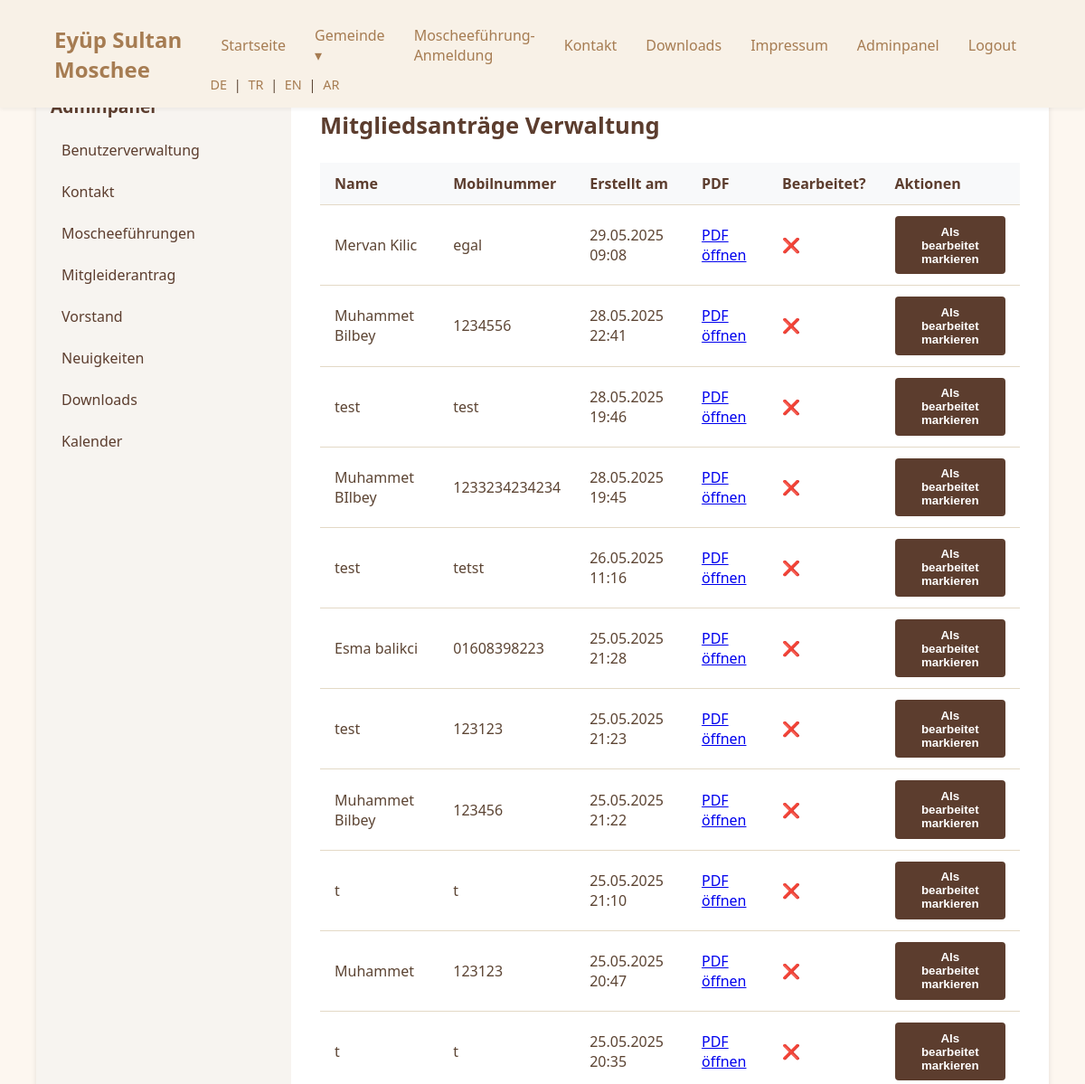
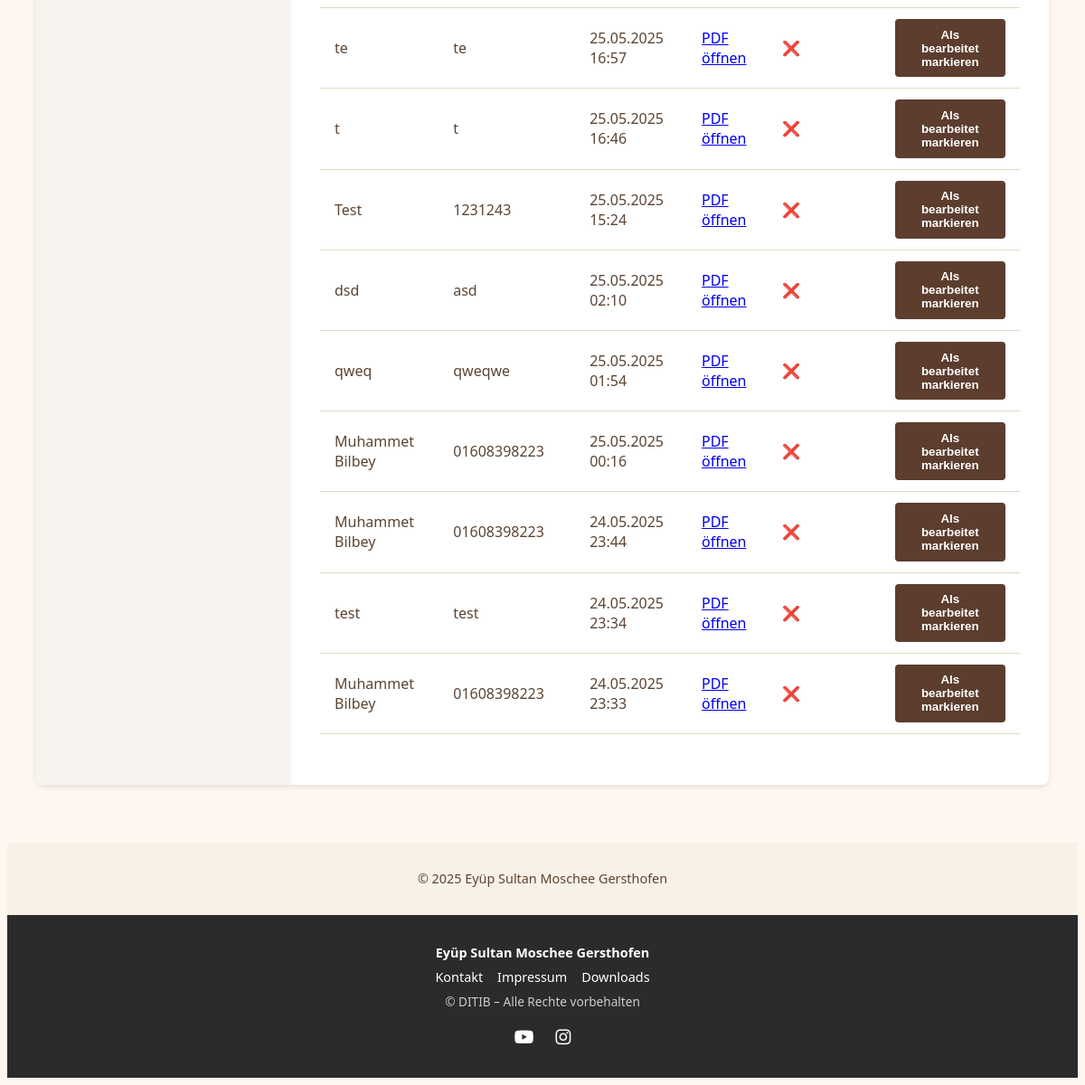
/adminpanel/mitgliedsantrag/ (signed in), run on an earlier commit of the app's database (2 pictures, top to bottom).
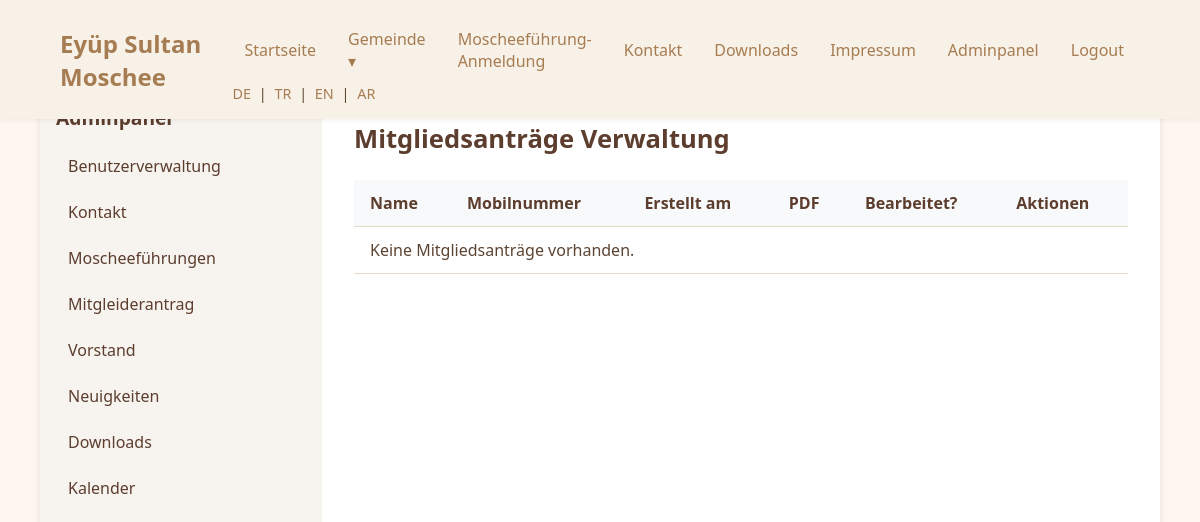
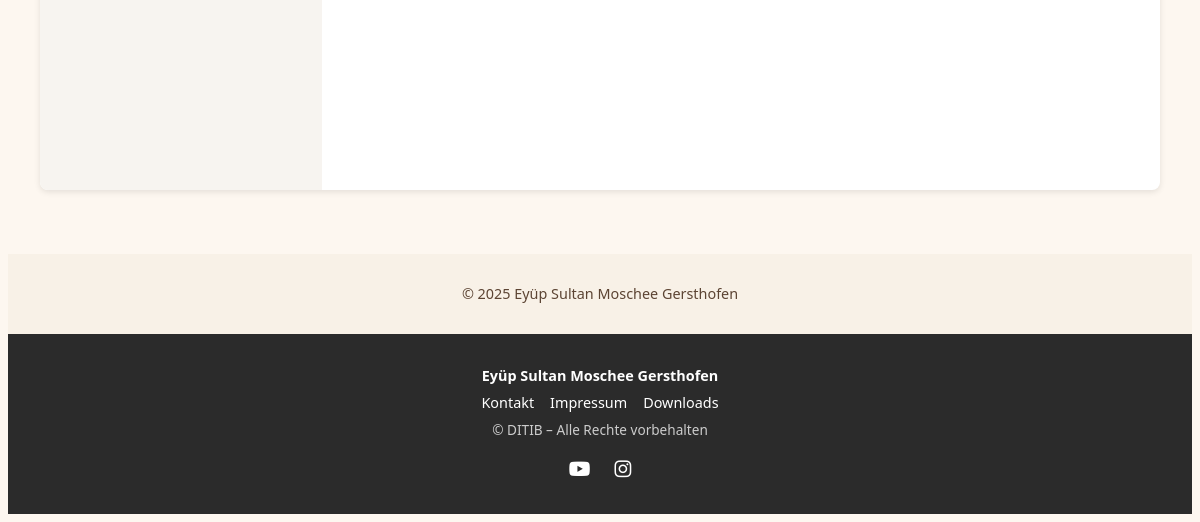
And on a later commit of the database (2 pictures, top to bottom).
### mitgliedsantrag/models.py (models this page shows, shortened)
class Mitgliedsantrag(models.Model):
    name = models.CharField("Name und Vorname", max_length=255)
    adresse = models.CharField("Adresse", max_length=255)
    mobilnummer = models.CharField("Mobilnummer", max_length=20)
    kontoinhaber = models.CharField("Kontoinhaber", max_length=255)
    iban = models.CharField("IBAN", max_length=34)
    bic = models.CharField("BIC", max_length=11)
    beitrag = models.DecimalField("Monatlicher Beitrag", max_digits=5, decimal_places=2)
    zahlungstermin = models.CharField(
        "Zahlungstermin",
        max_length=10,
        choices=[("1.", "1. des Monats"), ("15.", "15. des Monats")],
        default="1."
    )
    unterschrift = models.ImageField("Unterschrift", upload_to='mitgliedsantrag/signaturen/', blank=True, null=True)
    unterschrift2 = models.ImageField("2. Unterschrift", upload_to='mitgliedsantrag/signaturen/', blank=True, null=True)
    pdf_datei = models.FileField("PDF-Datei", upload_to='mitgliedsantrag/pdfs/')
    erstellt_am = models.DateTimeField("Erstellt am", auto_now_add=True)
    bearbeitet = models.BooleanField(default=False)

### adminpanel/views.py (the view, shortened to what this page needs)
# urls.py: path('mitgliedsantrag/', mitgliedsantrag_verwaltung, name='admin_mitgliedsantrag'),
@login_required
def mitgliedsantrag_verwaltung(request):
    if not request.user.userprofile.roles.filter(name='admin').exists():
        return render(request, '403.html')
    antraege = Mitgliedsantrag.objects.all().order_by('-erstellt_am')
    return render(request, 'adminpanel/mitgliedsantrag.html', {
        'antraege': antraege
    })

### accounts/context_processors.py (called while the page is built)
def user_roles_context(request):
    is_admin = False
    is_verwaltung = False
    is_media = False
    is_hoca = False
    if request.user.is_authenticated:
        user_roles = request.user.userprofile.roles.values_list('name', flat=True)
        is_admin = 'admin' in user_roles
        is_verwaltung = 'verwaltung' in user_roles
        is_media = 'media' in user_roles
        is_hoca = 'hoca' in user_roles
    return {
        'is_admin': is_admin,
        'is_verwaltung': is_verwaltung,
        'is_media': is_media,
        'is_hoca': is_hoca,
    }

### templates/adminpanel/mitgliedsantrag.html (shortened to what this page needs)
{% extends 'adminpanel/adminpanel_base.html' %}
{% block admin_content %}
<h1>Mitgliedsanträge Verwaltung</h1>
<table>
  <tr>
    <th>Name</th>
    <th>Mobilnummer</th>
    <th>Erstellt am</th>
    <th>PDF</th>
    <th>Bearbeitet?</th>
    <th>Aktionen</th>
  </tr>
  {% for a in antraege %}
  <tr>
    <td>{{ a.name }}</td>
    <td>{{ a.mobilnummer }}</td>
    <td>{{ a.erstellt_am|date:"d.m.Y H:i" }}</td>
    <td>
      {% if a.pdf_datei %}
        <a href="{{ a.pdf_datei.url }}" target="_blank">PDF öffnen</a>
      {% else %}
        Kein PDF
      {% endif %}
    </td>
    <td>{% if a.bearbeitet %}✔️{% else %}❌{% endif %}</td>
    <td>
      <form method="post" style="display: inline;">
        <button type="submit" class="btn btn-secondary">
          {% if a.bearbeitet %}Als unbearbeitet markieren{% else %}Als bearbeitet markieren{% endif %}
        </button>
      </form>
    </td>
  </tr>
  {% empty %}
  <tr><td colspan="6">Keine Mitgliedsanträge vorhanden.</td></tr>
  {% endfor %}
</table>
{% endblock %}

### templates/adminpanel/adminpanel_base.html
{% extends 'base.html' %}
{% load static %}
{% block extra_head %}
  <link rel="stylesheet" href="{% static 'css/dashboard.css' %}">
{% endblock %}
{% block content %}
<div class="adminpanel-container">
  <aside class="admin-sidebar">
    <h2>Adminpanel</h2>
    <nav>
      <ul>
        <li><a href="{% url 'admin_benutzerverwaltung' %}">Benutzerverwaltung</a></li>
        <li><a href="{% url 'admin_kontakt' %}">Kontakt</a></li>
        <li><a href="{% url 'admin_fuehrung' %}">Moscheeführungen</a></li>
        <li><a href="{% url 'admin_mitgliedsantrag' %}">Mitgleiderantrag</a></li>
        <li><a href="{% url 'admin_vorstand' %}">Vorstand</a></li>
        <li><a href="{% url 'admin_neuigkeiten' %}">Neuigkeiten</a></li>
        <li><a href="{% url 'admin_downloads' %}">Downloads</a></li>
        <li><a href="{% url 'admin_kalender' %}">Kalender</a></li>
      </ul>
    </nav>
  </aside>
  <main class="admin-main">
    {% block admin_content %}{% endblock %}
  </main>
</div>
{% endblock %}

### templates/base.html (shortened to what this page needs)
<!DOCTYPE html>
<html lang="de">
{% load static %}
<head>
    <link rel="stylesheet" href="{% static 'css/style.css' %}">
    <link rel="stylesheet" href="https://cdnjs.cloudflare.com/ajax/libs/font-awesome/6.4.0/css/all.min.css">
    {% block extra_head %}{% endblock %}
</head>
<body>
    <header class="navbar">
        <div class="container">
            <div class="logo">
                <a href="/">Eyüp Sultan Moschee</a>
            </div>
            <nav id="nav-menu" class="nav-menu">
                <ul class="nav-links">
                    <li><a href="/">Startseite</a></li>
                    <li class="dropdown">
                        <a href="#">Gemeinde ▾</a>
                    </li>
                    <li><a href="/fuehrung/anmeldung">Moscheeführung-Anmeldung</a></li>
                    <li><a href="/kontakt">Kontakt</a></li>
                    <li><a href="/downloads">Downloads</a></li>
                    <li><a href="/impressum">Impressum</a></li>
                    {% if user.is_authenticated and is_admin %}
                      <li><a href="{% url 'admin_benutzerverwaltung' %}">Adminpanel</a></li>
                    {% endif %}
                    {% if user.is_authenticated %}
                      <li><a href="/accounts/logout/">Logout</a></li>
                    {% else %}
                      <li><a href="/accounts/login/">Login</a></li>
                    {% endif %}
                </ul>
                <div class="language-switcher">
                    <a href="#">DE</a> |
                    <a href="#">TR</a> |
                    <a href="#">EN</a> |
                    <a href="#">AR</a>
                </div>
            </nav>
        </div>
    </header>
    <main class="main-content">
        {% block content %}
        {% endblock %}
    </main>
    <footer class="footer">
        <p>© 2025 Eyüp Sultan Moschee Gersthofen</p>
    </footer>
</body>
<footer class="site-footer">
    <div class="footer-inner">
      <div class="footer-center">
        <div class="footer-title">Eyüp Sultan Moschee Gersthofen</div>
        <div class="footer-links">
          <a href="/kontakt">Kontakt</a>
          <a href="/impressum">Impressum</a>
          <a href="/downloads">Downloads</a>
        </div>
        <div class="footer-copy">© DITIB – Alle Rechte vorbehalten</div>
      </div>
      <div class="footer-social">
        <a href="https://www.youtube.com/@DitibJugendGersthofen" target="_blank" rel="noopener" aria-label="YouTube">
          <i class="fab fa-youtube"></i>
        </a>
        <a href="https://www.instagram.com/ditib_jugend_gersthofen/" target="_blank" rel="noopener" aria-label="Instagram">
          <i class="fab fa-instagram"></i>
        </a>
      </div>
    </div>
  </footer>
</html>

### static/css/style.css (style rules this page uses)
body { font-family: 'Segoe UI', Tahoma, Geneva, Verdana, sans-serif; background-color: #fdf7f0; color: #5c4433; }
header { position: fixed; top: 0; left: 0; width: 100%; z-index: 1000; background-color: #dfb584c4; box-shadow: 0 2px 4px rgba(0, 0, 0, 0.05); }
main { padding-top: 80px; }
.navbar { background-color: #f8f1e7;; padding: 1rem 0; box-shadow: 0 2px 4px rgba(0,0,0,0.05); }
.container { width: 90%; margin: auto; display: flex; align-items: center; justify-content: space-between; }
.logo a { font-size: 1.5rem; color: #a67c52; text-decoration: none; font-weight: bold; }
.nav-links { list-style: none; display: flex; align-items: center; margin: 0; padding: 0; }
.nav-links li { position: relative; }
.nav-links a { color: #a67c52; text-decoration: none; padding: 0.75rem 1rem; display: block; transition: color 0.3s; }
.language-switcher { font-size: 0.9rem; }
.language-switcher a { color: #a67c52; text-decoration: none; margin: 0 0.25rem; }
.main-content { padding: 2rem; min-height: 80vh; }
.footer { text-align: center; padding: 1rem; background-color: #f8f1e7; font-size: 0.9rem; }
.site-footer { background-color: #2b2b2b; color: #fff; padding: 2rem 1rem; font-size: 0.9rem; }
.footer-inner { max-width: 1200px; margin: 0 auto; display: flex; justify-content: space-between; align-items: center; flex-wrap: wrap; }
.footer-center { flex: 1 1 100%; text-align: center; margin-bottom: 1rem; }
.footer-title { font-weight: bold; margin-bottom: 0.5rem; }
.footer-links { display: flex; justify-content: center; gap: 1rem; margin-bottom: 0.5rem; }
.footer-links a { color: #fff; text-decoration: none; }
.footer-copy { font-size: 0.85rem; color: #ccc; }
.footer-social { display: flex; gap: 1.5rem; justify-content: center; flex: 1 1 100%; }
.footer-social a { color: #fff; font-size: 1.2rem; }
body { background-image: url('/static/images/hintergrund.jpg'); background-size: cover; background-repeat: no-repeat; background-position: center; background-attachment: fixed; }

### static/css/dashboard.css (style rules this page uses)
.adminpanel-container { display: flex; min-height: 80vh; margin: 2rem auto; background-color: #fff; border-radius: 8px; box-shadow: 0 2px 6px rgba(0, 0, 0, 0.1); overflow: hidden; }
.admin-sidebar { flex: 0 0 250px; background-color: #f7f4f0; color: #5c3d2e; padding: 1rem; }
.admin-sidebar h2 { font-size: 1.2rem; margin-bottom: 1rem; color: #5c3d2e; }
.admin-sidebar ul { list-style: none; padding: 0; margin: 0; }
.admin-sidebar ul li { margin: 0.5rem 0; }
.admin-sidebar ul li a { color: #5c3d2e; text-decoration: none; padding: 0.5rem 0.75rem; display: block; border-radius: 4px; transition: background-color 0.2s ease; }
.admin-main { flex: 1; padding: 2rem; }
.admin-main h1 { font-size: 1.6rem; color: #5c3d2e; margin-bottom: 1.5rem; }
.admin-main table { width: 100%; border-collapse: collapse; margin-bottom: 1.5rem; }
.admin-main table th, .admin-main table td { border-bottom: 1px solid #e3d9c6; padding: 0.75rem 1rem; text-align: left; }
.admin-main table th { background-color: #f8f9fa; font-weight: 600; color: #5c3d2e; }

What changed in the data, as far as the page shows it:
removed Mitgliedsantrag: name "Mervan Kilic", mobilnummer "egal", erstellt_am "29.05.2025 09:08", bearbeitet "Als bearbeitet markieren"
removed Mitgliedsantrag: name "Muhammet Bilbey", mobilnummer "1234556", erstellt_am "28.05.2025 22:41", bearbeitet "Als bearbeitet markieren"
removed Mitgliedsantrag: name "test", mobilnummer "test", erstellt_am "28.05.2025 19:46", bearbeitet "Als bearbeitet markieren"
removed Mitgliedsantrag: name "Muhammet BIlbey", mobilnummer "1233234234234", erstellt_am "28.05.2025 19:45", bearbeitet "Als bearbeitet markieren"
removed Mitgliedsantrag: name "test", mobilnummer "tetst", erstellt_am "26.05.2025 11:16", bearbeitet "Als bearbeitet markieren"
removed Mitgliedsantrag: name "Esma balikci", mobilnummer "01608398223", erstellt_am "25.05.2025 21:28", bearbeitet "Als bearbeitet markieren"
removed Mitgliedsantrag: name "test", mobilnummer "123123", erstellt_am "25.05.2025 21:23", bearbeitet "Als bearbeitet markieren"
removed Mitgliedsantrag: name "Muhammet Bilbey", mobilnummer "123456", erstellt_am "25.05.2025 21:22", bearbeitet "Als bearbeitet markieren"
removed Mitgliedsantrag: name "t", mobilnummer "t", erstellt_am "25.05.2025 21:10", bearbeitet "Als bearbeitet markieren"
removed Mitgliedsantrag: name "Muhammet", mobilnummer "123123", erstellt_am "25.05.2025 20:47", bearbeitet "Als bearbeitet markieren"
removed Mitgliedsantrag: name "t", mobilnummer "t", erstellt_am "25.05.2025 20:35", bearbeitet "Als bearbeitet markieren"
removed Mitgliedsantrag: name "te", mobilnummer "te", erstellt_am "25.05.2025 16:57", bearbeitet "Als bearbeitet markieren"
removed Mitgliedsantrag: name "t", mobilnummer "t", erstellt_am "25.05.2025 16:46", bearbeitet "Als bearbeitet markieren"
removed Mitgliedsantrag: name "Test", mobilnummer "1231243", erstellt_am "25.05.2025 15:24", bearbeitet "Als bearbeitet markieren"
removed Mitgliedsantrag: name "dsd", mobilnummer "asd", erstellt_am "25.05.2025 02:10", bearbeitet "Als bearbeitet markieren"
removed Mitgliedsantrag: name "qweq", mobilnummer "qweqwe", erstellt_am "25.05.2025 01:54", bearbeitet "Als bearbeitet markieren"
removed Mitgliedsantrag: name "Muhammet Bilbey", mobilnummer "01608398223", erstellt_am "25.05.2025 00:16", bearbeitet "Als bearbeitet markieren"
removed Mitgliedsantrag: name "Muhammet Bilbey", mobilnummer "01608398223", erstellt_am "24.05.2025 23:44", bearbeitet "Als bearbeitet markieren"
removed Mitgliedsantrag: name "test", mobilnummer "test", erstellt_am "24.05.2025 23:34", bearbeitet "Als bearbeitet markieren"
removed Mitgliedsantrag: name "Muhammet Bilbey", mobilnummer "01608398223", erstellt_am "24.05.2025 23:33", bearbeitet "Als bearbeitet markieren"
Also different on the page:
text now shown: "Keine Mitgliedsanträge vorhanden."
